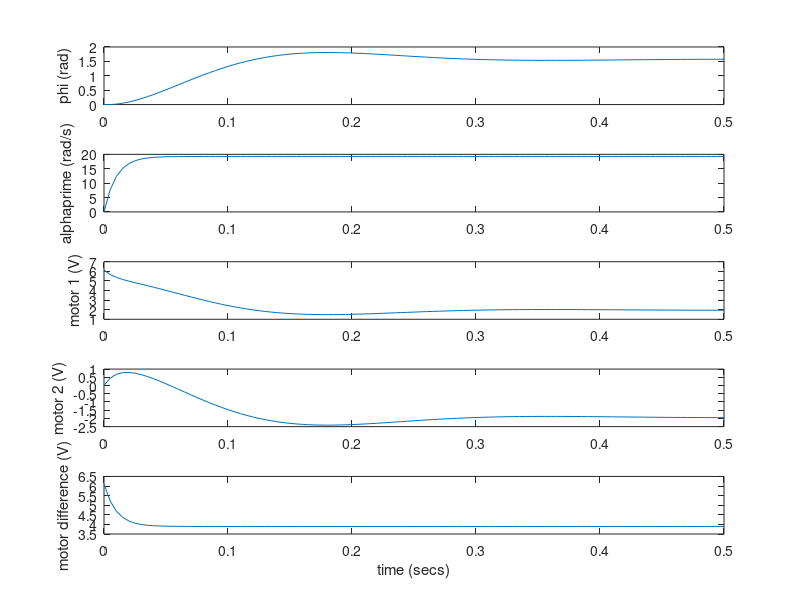

This chart was generated by the following MATLAB code:
%minicim motor params
free_current = 3;
free_spd_rpm = 5480;
free_spd = free_spd_rpm/60;
G = 12/60;
Jm = .005;
Jw = .002;
stall_torque = 1.4;
stall_current = 89;
R = 12/stall_current;
Kt = stall_torque/stall_current;
Kv = free_spd*2*pi/(12 - R*free_current);
dt = .005;

%State feedback matrices from mechanism model
A = [0 1 0; 0 -2*Kt/(Jm*Kv*G*G*R) 0; 0 0 -2*Kt/(Jw*Kv*G*G*R)];

B = [0 0; Kt/(Jm*G*R) Kt/(Jm*G*R); Kt/(Jw*G*R) -Kt/(Jw*G*R)];

C = [1 0 0; 0 0 1];

%Feed forward magic sauce
Vf = 12.0/(free_spd*G*2*pi);

A_d = expm(A*dt);
B_d = pinv(A)*(A_d - eye(size(A_d)))*B;
%[A_d, B_d] = c2d(A,B,dt);

K = place(A_d,B_d,[.9+.01i, .9-.01i, .6]);

%initialize
x = [0;0;0];
time = 0:dt:.5;
phi = zeros(1,length(time));
alphaprime = zeros(1,length(time));
v1 = zeros(1,length(time));
v2 = zeros(1,length(time));

%simulate!
for t = 1:length(time)
    Rs = [pi/2;x(2);6*pi]; 

    u = K*(Rs-x) + [Vf*Rs(3); -Vf*Rs(3)];%error + velocity feed forward
    %don't exceed max voltage
    u(u>12) = 12;
    u(u<-12) = -12;
    
    phi(t) = x(1);
    alphaprime(t) = x(3);
    v1(t) = u(1);
    v2(t) = u(2);
   
    x = A_d*x + B_d*u;
    y = C*x;
end
subplot(5,1,1)
plot(time, phi)
ylabel('phi (rad)')
hold on
subplot(5,1,2)
plot(time,alphaprime)
ylabel('alphaprime (rad/s)')
subplot(5,1,3)
plot(time, v1)
ylabel('motor 1 (V)')
hold on
subplot(5,1,4)
plot(time,v2)
ylabel('motor 2 (V)')
hold on
subplot(5,1,5)
plot(time,v1-v2)
ylabel('motor difference (V)')
xlabel('time (secs)')
